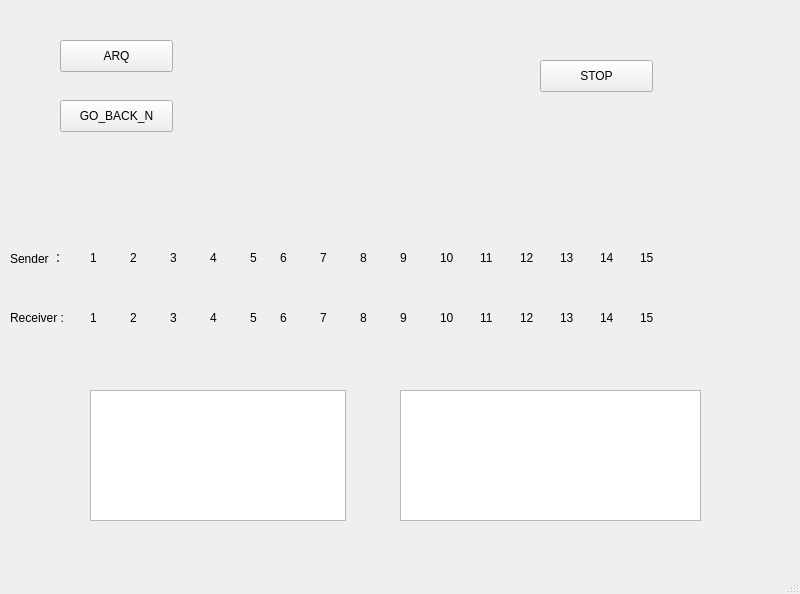
<?xml version="1.0" encoding="UTF-8"?>
<ui version="4.0">
 <class>MainWindow</class>
 <widget class="QMainWindow" name="MainWindow">
  <property name="geometry">
   <rect>
    <x>0</x>
    <y>0</y>
    <width>800</width>
    <height>594</height>
   </rect>
  </property>
  <property name="windowTitle">
   <string>MainWindow</string>
  </property>
  <widget class="QWidget" name="centralwidget">
   <widget class="QPushButton" name="pushButton">
    <property name="geometry">
     <rect>
      <x>60</x>
      <y>40</y>
      <width>113</width>
      <height>32</height>
     </rect>
    </property>
    <property name="text">
     <string>ARQ</string>
    </property>
   </widget>
   <widget class="QPushButton" name="pushButton_2">
    <property name="geometry">
     <rect>
      <x>60</x>
      <y>100</y>
      <width>113</width>
      <height>32</height>
     </rect>
    </property>
    <property name="text">
     <string>GO_BACK_N</string>
    </property>
   </widget>
   <widget class="QPushButton" name="pushButton_3">
    <property name="geometry">
     <rect>
      <x>540</x>
      <y>60</y>
      <width>113</width>
      <height>32</height>
     </rect>
    </property>
    <property name="text">
     <string>STOP</string>
    </property>
   </widget>
   <widget class="QLabel" name="label">
    <property name="geometry">
     <rect>
      <x>90</x>
      <y>250</y>
      <width>16</width>
      <height>16</height>
     </rect>
    </property>
    <property name="text">
     <string>1</string>
    </property>
   </widget>
   <widget class="QLabel" name="label_2">
    <property name="geometry">
     <rect>
      <x>130</x>
      <y>250</y>
      <width>16</width>
      <height>16</height>
     </rect>
    </property>
    <property name="text">
     <string>2</string>
    </property>
   </widget>
   <widget class="QLabel" name="label_3">
    <property name="geometry">
     <rect>
      <x>170</x>
      <y>250</y>
      <width>16</width>
      <height>16</height>
     </rect>
    </property>
    <property name="text">
     <string>3</string>
    </property>
   </widget>
   <widget class="QLabel" name="label_4">
    <property name="geometry">
     <rect>
      <x>210</x>
      <y>250</y>
      <width>16</width>
      <height>16</height>
     </rect>
    </property>
    <property name="text">
     <string>4</string>
    </property>
   </widget>
   <widget class="QLabel" name="label_5">
    <property name="geometry">
     <rect>
      <x>250</x>
      <y>250</y>
      <width>16</width>
      <height>16</height>
     </rect>
    </property>
    <property name="text">
     <string>5</string>
    </property>
   </widget>
   <widget class="QTextBrowser" name="textBrowser">
    <property name="geometry">
     <rect>
      <x>90</x>
      <y>390</y>
      <width>256</width>
      <height>131</height>
     </rect>
    </property>
   </widget>
   <widget class="QTextBrowser" name="textBrowser_2">
    <property name="geometry">
     <rect>
      <x>400</x>
      <y>390</y>
      <width>301</width>
      <height>131</height>
     </rect>
    </property>
   </widget>
   <widget class="QLabel" name="label_6">
    <property name="geometry">
     <rect>
      <x>320</x>
      <y>250</y>
      <width>16</width>
      <height>16</height>
     </rect>
    </property>
    <property name="text">
     <string>7</string>
    </property>
   </widget>
   <widget class="QLabel" name="label_7">
    <property name="geometry">
     <rect>
      <x>360</x>
      <y>250</y>
      <width>16</width>
      <height>16</height>
     </rect>
    </property>
    <property name="text">
     <string>8</string>
    </property>
   </widget>
   <widget class="QLabel" name="label_8">
    <property name="geometry">
     <rect>
      <x>280</x>
      <y>250</y>
      <width>16</width>
      <height>16</height>
     </rect>
    </property>
    <property name="text">
     <string>6</string>
    </property>
   </widget>
   <widget class="QLabel" name="label_9">
    <property name="geometry">
     <rect>
      <x>440</x>
      <y>250</y>
      <width>16</width>
      <height>16</height>
     </rect>
    </property>
    <property name="text">
     <string>10</string>
    </property>
   </widget>
   <widget class="QLabel" name="label_10">
    <property name="geometry">
     <rect>
      <x>400</x>
      <y>250</y>
      <width>16</width>
      <height>16</height>
     </rect>
    </property>
    <property name="text">
     <string>9</string>
    </property>
   </widget>
   <widget class="QLabel" name="label_11">
    <property name="geometry">
     <rect>
      <x>520</x>
      <y>250</y>
      <width>16</width>
      <height>16</height>
     </rect>
    </property>
    <property name="text">
     <string>12</string>
    </property>
   </widget>
   <widget class="QLabel" name="label_12">
    <property name="geometry">
     <rect>
      <x>560</x>
      <y>250</y>
      <width>16</width>
      <height>16</height>
     </rect>
    </property>
    <property name="text">
     <string>13</string>
    </property>
   </widget>
   <widget class="QLabel" name="label_13">
    <property name="geometry">
     <rect>
      <x>480</x>
      <y>250</y>
      <width>16</width>
      <height>16</height>
     </rect>
    </property>
    <property name="text">
     <string>11</string>
    </property>
   </widget>
   <widget class="QLabel" name="label_14">
    <property name="geometry">
     <rect>
      <x>640</x>
      <y>250</y>
      <width>16</width>
      <height>16</height>
     </rect>
    </property>
    <property name="text">
     <string>15</string>
    </property>
   </widget>
   <widget class="QLabel" name="label_15">
    <property name="geometry">
     <rect>
      <x>600</x>
      <y>250</y>
      <width>16</width>
      <height>16</height>
     </rect>
    </property>
    <property name="text">
     <string>14</string>
    </property>
   </widget>
   <widget class="QLabel" name="label_16">
    <property name="geometry">
     <rect>
      <x>130</x>
      <y>310</y>
      <width>16</width>
      <height>16</height>
     </rect>
    </property>
    <property name="text">
     <string>2</string>
    </property>
   </widget>
   <widget class="QLabel" name="label_17">
    <property name="geometry">
     <rect>
      <x>170</x>
      <y>310</y>
      <width>16</width>
      <height>16</height>
     </rect>
    </property>
    <property name="text">
     <string>3</string>
    </property>
   </widget>
   <widget class="QLabel" name="label_18">
    <property name="geometry">
     <rect>
      <x>90</x>
      <y>310</y>
      <width>16</width>
      <height>16</height>
     </rect>
    </property>
    <property name="text">
     <string>1</string>
    </property>
   </widget>
   <widget class="QLabel" name="label_19">
    <property name="geometry">
     <rect>
      <x>250</x>
      <y>310</y>
      <width>16</width>
      <height>16</height>
     </rect>
    </property>
    <property name="text">
     <string>5</string>
    </property>
   </widget>
   <widget class="QLabel" name="label_20">
    <property name="geometry">
     <rect>
      <x>210</x>
      <y>310</y>
      <width>16</width>
      <height>16</height>
     </rect>
    </property>
    <property name="text">
     <string>4</string>
    </property>
   </widget>
   <widget class="QLabel" name="label_21">
    <property name="geometry">
     <rect>
      <x>320</x>
      <y>310</y>
      <width>16</width>
      <height>16</height>
     </rect>
    </property>
    <property name="text">
     <string>7</string>
    </property>
   </widget>
   <widget class="QLabel" name="label_22">
    <property name="geometry">
     <rect>
      <x>360</x>
      <y>310</y>
      <width>16</width>
      <height>16</height>
     </rect>
    </property>
    <property name="text">
     <string>8</string>
    </property>
   </widget>
   <widget class="QLabel" name="label_23">
    <property name="geometry">
     <rect>
      <x>280</x>
      <y>310</y>
      <width>16</width>
      <height>16</height>
     </rect>
    </property>
    <property name="text">
     <string>6</string>
    </property>
   </widget>
   <widget class="QLabel" name="label_24">
    <property name="geometry">
     <rect>
      <x>440</x>
      <y>310</y>
      <width>16</width>
      <height>16</height>
     </rect>
    </property>
    <property name="text">
     <string>10</string>
    </property>
   </widget>
   <widget class="QLabel" name="label_25">
    <property name="geometry">
     <rect>
      <x>400</x>
      <y>310</y>
      <width>16</width>
      <height>16</height>
     </rect>
    </property>
    <property name="text">
     <string>9</string>
    </property>
   </widget>
   <widget class="QLabel" name="label_26">
    <property name="geometry">
     <rect>
      <x>520</x>
      <y>310</y>
      <width>16</width>
      <height>16</height>
     </rect>
    </property>
    <property name="text">
     <string>12</string>
    </property>
   </widget>
   <widget class="QLabel" name="label_27">
    <property name="geometry">
     <rect>
      <x>560</x>
      <y>310</y>
      <width>16</width>
      <height>16</height>
     </rect>
    </property>
    <property name="text">
     <string>13</string>
    </property>
   </widget>
   <widget class="QLabel" name="label_28">
    <property name="geometry">
     <rect>
      <x>480</x>
      <y>310</y>
      <width>16</width>
      <height>16</height>
     </rect>
    </property>
    <property name="text">
     <string>11</string>
    </property>
   </widget>
   <widget class="QLabel" name="label_29">
    <property name="geometry">
     <rect>
      <x>640</x>
      <y>310</y>
      <width>16</width>
      <height>16</height>
     </rect>
    </property>
    <property name="text">
     <string>15</string>
    </property>
   </widget>
   <widget class="QLabel" name="label_30">
    <property name="geometry">
     <rect>
      <x>600</x>
      <y>310</y>
      <width>16</width>
      <height>16</height>
     </rect>
    </property>
    <property name="text">
     <string>14</string>
    </property>
   </widget>
   <widget class="QLabel" name="label_31">
    <property name="geometry">
     <rect>
      <x>10</x>
      <y>250</y>
      <width>59</width>
      <height>16</height>
     </rect>
    </property>
    <property name="text">
     <string>Sender ：</string>
    </property>
   </widget>
   <widget class="QLabel" name="label_32">
    <property name="geometry">
     <rect>
      <x>10</x>
      <y>310</y>
      <width>59</width>
      <height>16</height>
     </rect>
    </property>
    <property name="text">
     <string>Receiver :</string>
    </property>
   </widget>
  </widget>
  <widget class="QMenuBar" name="menubar">
   <property name="geometry">
    <rect>
     <x>0</x>
     <y>0</y>
     <width>800</width>
     <height>22</height>
    </rect>
   </property>
  </widget>
  <widget class="QStatusBar" name="statusbar"/>
 </widget>
 <resources/>
 <connections/>
</ui>
